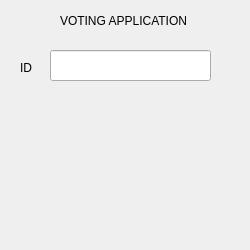
<?xml version="1.0" encoding="UTF-8"?>
<ui version="4.0">
 <class>Form</class>
 <widget class="QWidget" name="Form">
  <property name="geometry">
   <rect>
    <x>0</x>
    <y>0</y>
    <width>250</width>
    <height>250</height>
   </rect>
  </property>
  <property name="windowTitle">
   <string>Form</string>
  </property>
  <widget class="QLineEdit" name="txtID">
   <property name="geometry">
    <rect>
     <x>50</x>
     <y>50</y>
     <width>161</width>
     <height>31</height>
    </rect>
   </property>
   <property name="maximumSize">
    <size>
     <width>250</width>
     <height>250</height>
    </size>
   </property>
  </widget>
  <widget class="QLabel" name="lblTitle">
   <property name="geometry">
    <rect>
     <x>60</x>
     <y>0</y>
     <width>141</width>
     <height>41</height>
    </rect>
   </property>
   <property name="text">
    <string>VOTING APPLICATION</string>
   </property>
  </widget>
  <widget class="QLabel" name="lblID">
   <property name="geometry">
    <rect>
     <x>20</x>
     <y>60</y>
     <width>21</width>
     <height>16</height>
    </rect>
   </property>
   <property name="text">
    <string>ID</string>
   </property>
  </widget>
 </widget>
 <resources/>
 <connections/>
</ui>
